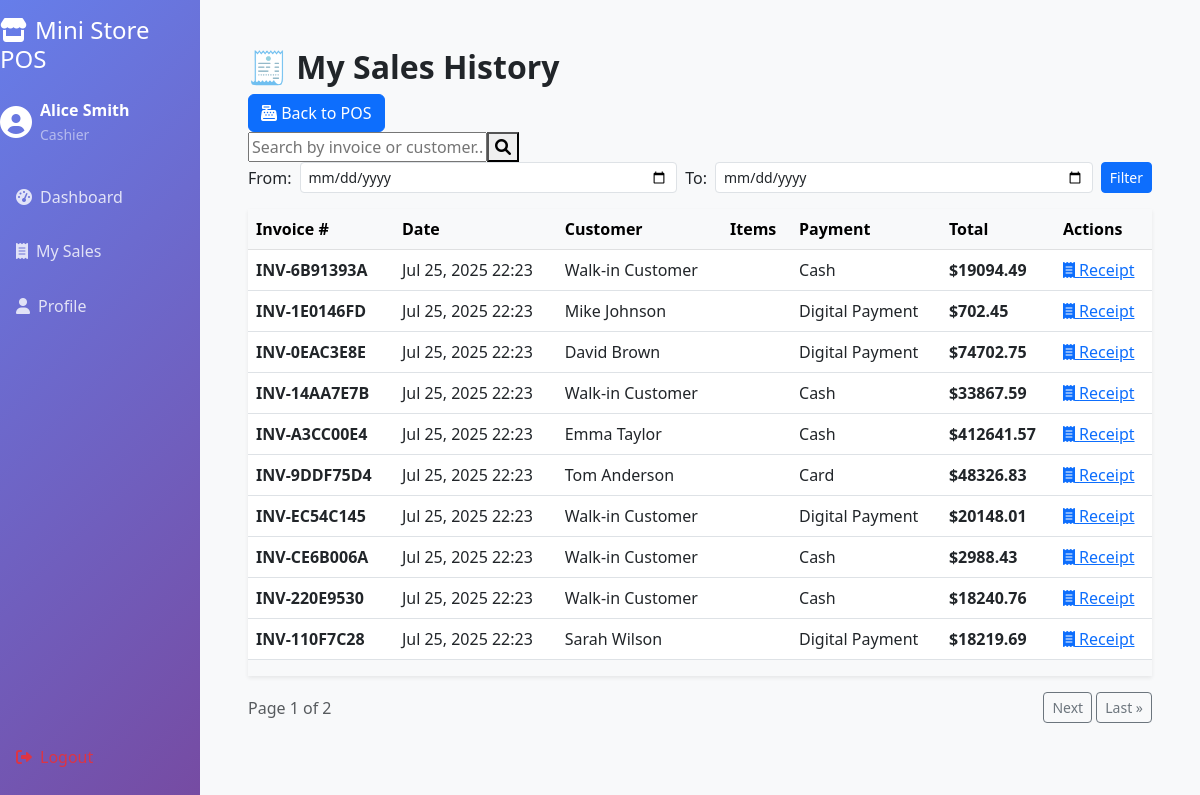
The app's page /my-sales/ (signed in), older data.
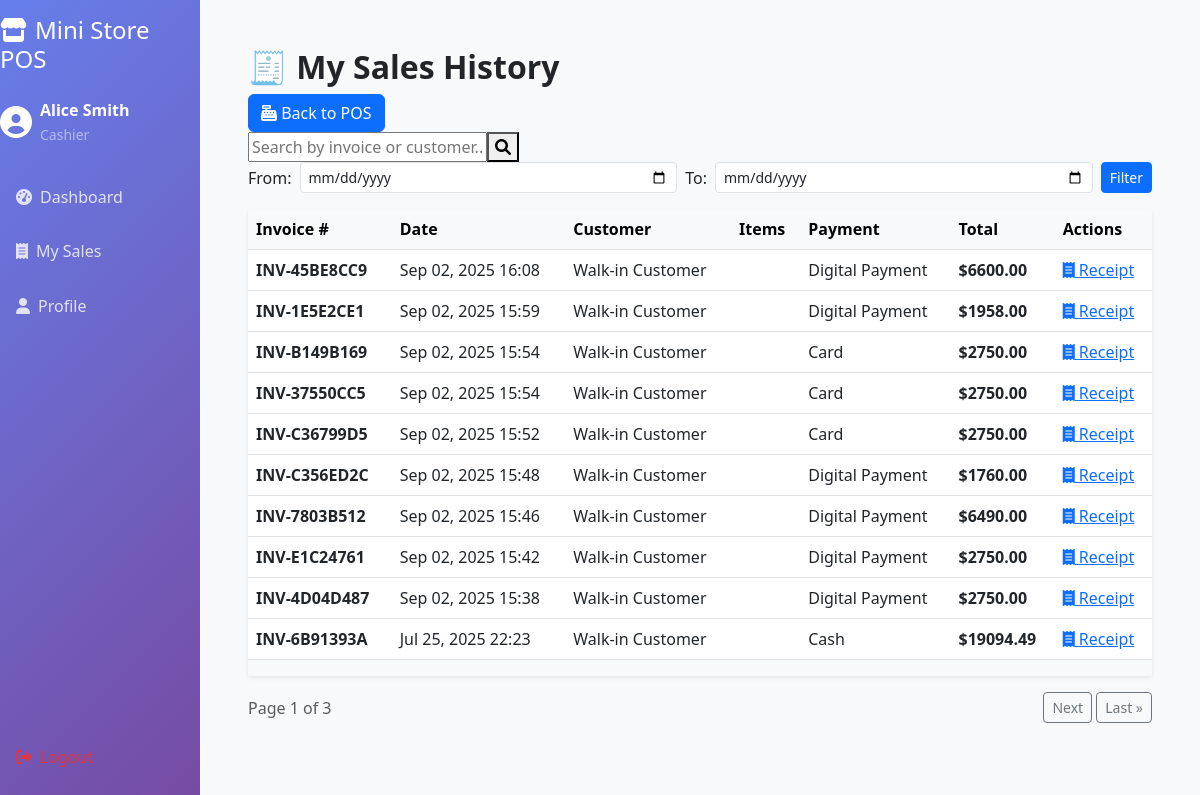
The same page, newer data.
### pos/models.py (models this page shows, shortened)
class Sale(models.Model):
    PAYMENT_CHOICES = [
        ('cash', 'Cash'),
        ('card', 'Card'),
        ('digital', 'Digital Payment'),
    ]
    invoice_number = models.CharField(max_length=50, unique=True)
    cashier = models.ForeignKey(User, on_delete=models.CASCADE)
    total_amount = models.DecimalField(max_digits=10, decimal_places=2)
    discount_amount = models.DecimalField(max_digits=10, decimal_places=2, default=0)
    tax_amount = models.DecimalField(max_digits=10, decimal_places=2, default=0)
    final_amount = models.DecimalField(max_digits=10, decimal_places=2)
    payment_method = models.CharField(max_length=20, choices=PAYMENT_CHOICES)
    customer_name = models.CharField(max_length=100, blank=True)
    customer_phone = models.CharField(max_length=15, blank=True)
    created_at = models.DateTimeField(auto_now_add=True)
    notes = models.TextField(blank=True, null=True)
    class Meta:
        ordering = ['-created_at']

### pos/views.py (the view)
# urls.py: path('my-sales/', views.my_sales_view, name='my_sales'),
@login_required
def my_sales_view(request):
    if not is_cashier(request.user):
        messages.error(request, 'Access denied.')
        return redirect('dashboard')
    sales = Sale.objects.filter(cashier=request.user).order_by('-created_at')
    search_query = request.GET.get('search', '')
    if search_query:
        sales = sales.filter(
            Q(invoice_number__icontains=search_query) |
            Q(customer_name__icontains=search_query) |
            Q(customer_phone__icontains=search_query)
        )
    from_date = request.GET.get('from_date')
    to_date = request.GET.get('to_date')
    if from_date:
        sales = sales.filter(created_at__date__gte=parse_date(from_date))
    if to_date:
        sales = sales.filter(created_at__date__lte=parse_date(to_date))
    paginator = Paginator(sales, 10)  # 10 per page
    page_number = request.GET.get('page')
    page_obj = paginator.get_page(page_number)
    return render(request, 'cashier/my_sales.html', {
        'page_obj': page_obj,
        'search_query': search_query,
        'from_date': from_date,
        'to_date': to_date,
    })

### pos/views.py (called while the page is built)
def is_cashier(user):
    return hasattr(user, 'userprofile') and user.userprofile.role == 'cashier'

### templates/cashier/my_sales.html (shortened to what this page needs)
{% extends 'base.html' %}
{% load static %}
{% block content %}
<div class="container my-4">
    <div class="sales-header">
        <h2 class="fw-bold">🧾 My Sales History</h2>
        <a href="{% url 'dashboard' %}" class="btn btn-primary">
            <i class="fas fa-cash-register"></i> Back to POS
        </a>
    </div>
    <div class="sales-filter">
        <div class="search-container d-flex align-items-center">
            <input type="text" id="sales-search" placeholder="Search by invoice or customer...">
            <button id="search-button"><i class="fas fa-search"></i></button>
        </div>
        <div class="date-filter d-flex align-items-center gap-2">
            <label for="date-from" class="mb-0">From:</label>
            <input type="date" id="date-from" class="form-control form-control-sm">
            <label for="date-to" class="mb-0">To:</label>
            <input type="date" id="date-to" class="form-control form-control-sm">
            <button id="filter-button" class="btn btn-sm btn-primary">Filter</button>
        </div>
    </div>
    <div class="sales-table-container mt-3">
        {% if page_obj %}
        <div class="table-responsive shadow-sm">
            <table class="table table-hover align-middle">
                <thead class="table-light">
                    <tr>
                        <th>Invoice #</th>
                        <th>Date</th>
                        <th>Customer</th>
                        <th>Items</th>
                        <th>Payment</th>
                        <th>Total</th>
                        <th>Actions</th>
                    </tr>
                </thead>
                <tbody>
                    {% for sale in page_obj %}
                    <tr>
                        <td><strong>{{ sale.invoice_number }}</strong></td>
                        <td>{{ sale.created_at|date:"M d, Y H:i" }}</td>
                        <td>{{ sale.customer_name|default:"Walk-in Customer" }}</td>
                        <td>{{ sale.saleitem_set.count }}</td>
                        <td>
                            <span class="payment-badge payment-{{ sale.payment_method }}">
                                {{ sale.get_payment_method_display }}
                            </span>
                        </td>
                        <td><strong>${{ sale.final_amount }}</strong></td>
                        <td class="actions">
                            <a href="{% url 'sale_receipt' sale.id %}" class="btn-action" target="_blank">
                                <i class="fas fa-receipt"></i> Receipt
                            </a>
                        </td>
                    </tr>
                    {% endfor %}
                </tbody>
            </table>
        </div>
        <div class="d-flex justify-content-between align-items-center mt-3">
            <span class="text-muted">
                Page {{ page_obj.number }} of {{ page_obj.paginator.num_pages }}
            </span>
            <div>
                {% if page_obj.has_next %}
                <a href="?page={{ page_obj.next_page_number }}" class="btn btn-sm btn-outline-secondary">Next</a>
                <a href="?page={{ page_obj.paginator.num_pages }}" class="btn btn-sm btn-outline-secondary">Last &raquo;</a>
                {% endif %}
            </div>
        </div>
        {% else %}
        <div class="no-sales">
            <i class="fas fa-receipt empty-icon"></i>
            <p>No sales records found.</p>
        </div>
        {% endif %}
    </div>
</div>
{% endblock %}

Row changes from the older to the newer data that the page shows:
no longer on this page (row unchanged): Sale: invoice_number "INV-1E0146FD", created_at "Jul 25, 2025 22:23", customer_name "Mike Johnson", payment_method "Digital Payment", final_amount "702.45"
no longer on this page (row unchanged): Sale: invoice_number "INV-0EAC3E8E", created_at "Jul 25, 2025 22:23", customer_name "David Brown", payment_method "Digital Payment", final_amount "74702.75"
no longer on this page (row unchanged): Sale: invoice_number "INV-14AA7E7B", created_at "Jul 25, 2025 22:23", customer_name "Walk-in Customer", payment_method "Cash", final_amount "33867.59"
no longer on this page (row unchanged): Sale: invoice_number "INV-A3CC00E4", created_at "Jul 25, 2025 22:23", customer_name "Emma Taylor", payment_method "Cash", final_amount "412641.57"
no longer on this page (row unchanged): Sale: invoice_number "INV-9DDF75D4", created_at "Jul 25, 2025 22:23", customer_name "Tom Anderson", payment_method "Card", final_amount "48326.83"
no longer on this page (row unchanged): Sale: invoice_number "INV-EC54C145", created_at "Jul 25, 2025 22:23", customer_name "Walk-in Customer", payment_method "Digital Payment", final_amount "20148.01"
no longer on this page (row unchanged): Sale: invoice_number "INV-CE6B006A", created_at "Jul 25, 2025 22:23", customer_name "Walk-in Customer", payment_method "Cash", final_amount "2988.43"
no longer on this page (row unchanged): Sale: invoice_number "INV-220E9530", created_at "Jul 25, 2025 22:23", customer_name "Walk-in Customer", payment_method "Cash", final_amount "18240.76"
no longer on this page (row unchanged): Sale: invoice_number "INV-110F7C28", created_at "Jul 25, 2025 22:23", customer_name "Sarah Wilson", payment_method "Digital Payment", final_amount "18219.69"
added Sale: invoice_number "INV-45BE8CC9", created_at "Sep 02, 2025 16:08", customer_name "Walk-in Customer", payment_method "Digital Payment", final_amount "6600.00"
added Sale: invoice_number "INV-1E5E2CE1", created_at "Sep 02, 2025 15:59", customer_name "Walk-in Customer", payment_method "Digital Payment", final_amount "1958.00"
added Sale: invoice_number "INV-B149B169", created_at "Sep 02, 2025 15:54", customer_name "Walk-in Customer", payment_method "Card", final_amount "2750.00"
added Sale: invoice_number "INV-37550CC5", created_at "Sep 02, 2025 15:54", customer_name "Walk-in Customer", payment_method "Card", final_amount "2750.00"
added Sale: invoice_number "INV-C36799D5", created_at "Sep 02, 2025 15:52", customer_name "Walk-in Customer", payment_method "Card", final_amount "2750.00"
added Sale: invoice_number "INV-C356ED2C", created_at "Sep 02, 2025 15:48", customer_name "Walk-in Customer", payment_method "Digital Payment", final_amount "1760.00"
added Sale: invoice_number "INV-7803B512", created_at "Sep 02, 2025 15:46", customer_name "Walk-in Customer", payment_method "Digital Payment", final_amount "6490.00"
added Sale: invoice_number "INV-E1C24761", created_at "Sep 02, 2025 15:42", customer_name "Walk-in Customer", payment_method "Digital Payment", final_amount "2750.00"
added Sale: invoice_number "INV-4D04D487", created_at "Sep 02, 2025 15:38", customer_name "Walk-in Customer", payment_method "Digital Payment", final_amount "2750.00"
Text that changed along with them:
{{ page_obj.paginator.num_pages }}: "2" → "3"
